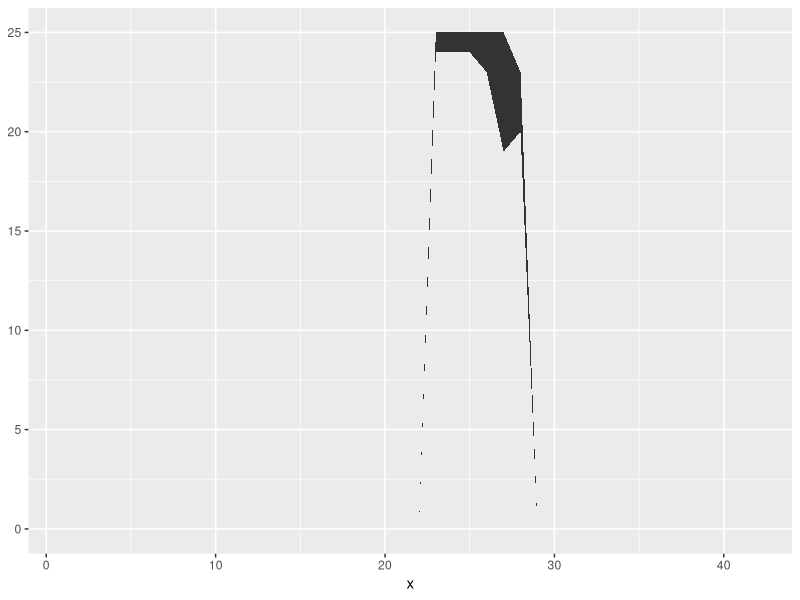

Here is the R script that generated this plot:
require(jpeg)
require(tidyverse)
#img <- as.raster(readJPEG("thing.jpg"))
#plot(c(1, 450), c(1, 700), type = "n", xlab = "", ylab = "")
#rasterImage(img, 50, 800, 400, 50, interpolate=FALSE, angle=0)

#0 = nothing, 1 = skin, 2 = red, 3 = black hair
M <- tibble(v1 = seq(from=0, to=0, length.out=30), v2 = seq(from=0, to=0, length.out=30),
            v3 = seq(from=0, to=0, length.out=30), v4 = c(seq(from=0, to=0, length.out=21), seq(from=1, to=1, length.out=9)),
            v5 = c(seq(from=0, to=0, length.out=20), seq(from=1, to=1, length.out=10)), v6 = c(seq(from=0, to=0, length.out=20), seq(from=2, to=2, length.out=10)),
            v7 = c(seq(from=0, to=0, length.out=16), seq(from=3, to=3, length.out=4), seq(from=2, to=2, length.out=10)),
            v8 = c(seq(from=0, to=0, length.out=12), seq(from=3, to=3, length.out=8), seq(from=2, to=2, length.out=10)),
            v9 = c(seq(from=0, to=0, length.out=8), seq(from=3, to=3, length.out=11), 1, seq(from=2, to=2, length.out=10)),
            v10 = c(seq(from=0, to=0, length.out=7), 3, 3, seq(from=1,to=1,length.out=12), seq(from=2, to=2, length.out=9)),
            v11 = c(seq(from=0, to=0, length.out=6), 3, 3, seq(from=1,to=1,length.out=13), seq(from=2, to=2, length.out=9)),
            v12 = c(seq(from=0, to=0, length.out=6), 3, 3, seq(from=1,to=1,length.out=13), seq(from=2, to=2, length.out=9)),
            v13 = c(seq(from=0, to=0, length.out=6), 3, 3, seq(from=1,to=1,length.out=13), seq(from=2, to=2, length.out=9)),
            v14 = c(seq(from=0, to=0, length.out=7), 3, 3, seq(from=1,to=1,length.out=12), seq(from=2, to=2, length.out=9)),
            v15 = c(seq(from=0, to=0, length.out=8), seq(from=3, to=3, length.out=11), 1, seq(from=2, to=2, length.out=10)))

#dark hair, light hair, skin bottom, red, blue, grey, skin top
M <- tibble(x = 1:42, skin_bottom = c(0, 0, 0, 9, 10, 0, 0, 0, 11, 21, 22, 22, 22, 21, 11, 11, 0, 0, 10, 9, 0, 0, 575, 546, 24, 23, 22, 0, 0, 0, 0, 0, 0, 0, 2, 512, 454, 425, 423, 0, 0, 0),
            skin_top = c(0, 0, 0, 0, 0, 0, 0, 0, 0, 0, 0, 0, 0, 0, 0, 0, 0, 0, 0, 0, 0, 0, 0, 0, 0, 0, 0, 5, 10, 126, 184, 0, 0, 0, 0, 3, 34, 67, 129, 216, 332, 0),
            red = c(0, 0, 0, 0, 0, 10, 10, 10, 10, 9, 9, 9, 9, 9, 10, 10, 11, 11, seq(from=0,to=0,length.out=24)),
            blue = c(seq(from=0,to=0,length.out=21), 1, 4, 14, 18, 18, 19, 20, 20, 18, 17, 16, 16, 11, seq(from=0,to=0,length.out=8)),
            grey = c(seq(from=0,to=0,length.out=35), 11, 11, 13, 14, 14, 14, 14),
            dark_hair = c(0, 0, 0, 0, 0, 0, 14, 18, 22, 23, 24, 24, 24, 23, 22, 20, 15, 14, seq(from=0,to=0,length.out=17), 21, 21, 20, 20, 19, 19, 0),
            light_hair = c(seq(from=0,to=0,length.out=22), 745, 745, 745, 715, 595, 623, seq(from=0,to=0,length.out=14)))
x <- 1:42
ggplot(M) +
  geom_ribbon(mapping = aes(x = x, ymin=light_hair%/%30, ymax=light_hair%%30), outline.type="full", show.legend=FALSE)
#see geom_polygon
